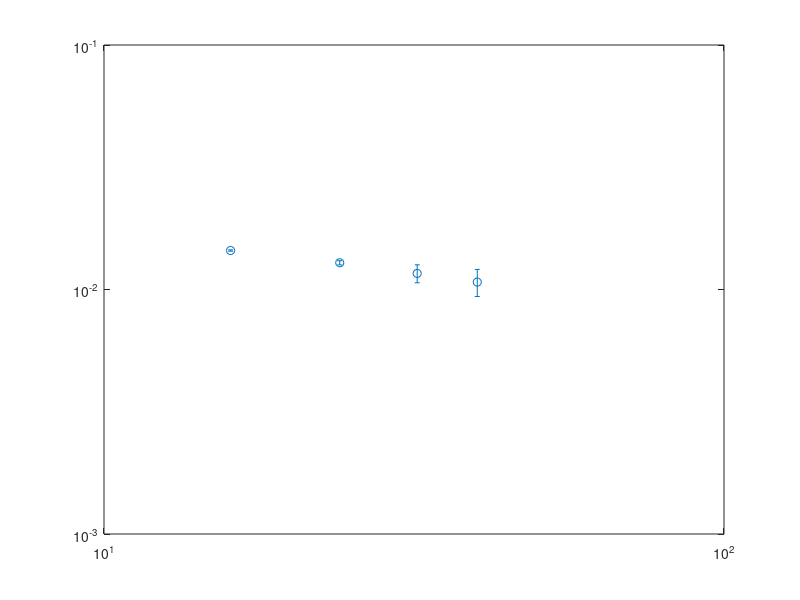

Write MATLAB code to recreate this figure. (Note: this script raises an error after producing the figure.)
Lx = [16,24, 32, 40];
%A_cdw = [0.021293, 0.018159,0.017226, 0.016885];
% A_cdw = [0.016398, 0.012861, 0.011635, 0.009023];
A_cdw = [0.014435, 0.012861, 0.011635,0.010723];
%A_cdw = [0.0172, 0.012838, 0.01197, 0.011165];
% A_cdw = [0.018671, ]; %cubic
err = [0.000090,0.000255, 0.000981, 0.001360];
h1 = errorbar(Lx(1:4), A_cdw(1:4), err,'o');hold on;
%  h1 = loglog(Lx(1:4), A_cdw(1:4),'o');hold on;
set(gca, 'XScale','log', 'YScale','log')

fit_x = Lx;
p = fit(log(Lx([2:3])'),log(A_cdw([2:3])'),'poly1');
fprintf('Kc=%.5f\n',-p.p1*2);
x = fit_x(1):0.5:fit_x(end);
fl=loglog(Lx,exp(p.p2)*(Lx).^p.p1,'-.');
% T=text(30,0.012,['$K_{c}=',num2str(-p.p1*2),'$']);
% set(T,'Interpreter','latex');
% set(T,'Fontsize',28);

%stop at middle to see if measurement different 

set(gca, 'XTick', [16,24,32,40]);
set(gca,'XTickLabel',{'16','24','32','40'});

set(gca,'fontsize',24);
set(gca,'linewidth',1.5);
set(get(gca,'Children'),'linewidth',3); % Set line width 1.5 pounds
set(h1,'markersize',10);
xlabel('$L_x$','Interpreter','latex');
ylabel('$A_{cdw}$','Interpreter','latex');
set(get(gca,'XLabel'),'FontSize',24); 
set(get(gca,'YLabel'),'FontSize',24); 
